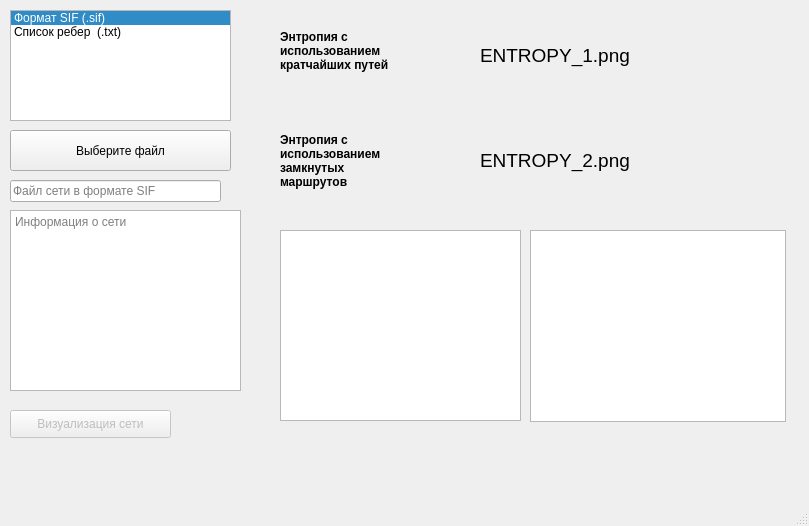
<?xml version="1.0" encoding="UTF-8"?>
<ui version="4.0">
 <class>MainWindow</class>
 <widget class="QMainWindow" name="MainWindow">
  <property name="enabled">
   <bool>true</bool>
  </property>
  <property name="geometry">
   <rect>
    <x>0</x>
    <y>0</y>
    <width>809</width>
    <height>526</height>
   </rect>
  </property>
  <property name="windowTitle">
   <string>MainWindow</string>
  </property>
  <widget class="QWidget" name="centralwidget">
   <widget class="QPushButton" name="uploadNetwork">
    <property name="geometry">
     <rect>
      <x>10</x>
      <y>130</y>
      <width>221</width>
      <height>41</height>
     </rect>
    </property>
    <property name="text">
     <string>Выберите файл</string>
    </property>
   </widget>
   <widget class="QListWidget" name="formatNet">
    <property name="geometry">
     <rect>
      <x>10</x>
      <y>10</y>
      <width>221</width>
      <height>111</height>
     </rect>
    </property>
    <property name="currentRow">
     <number>0</number>
    </property>
    <item>
     <property name="text">
      <string>Формат SIF (.sif)</string>
     </property>
    </item>
    <item>
     <property name="text">
      <string>Список ребер  (.txt)</string>
     </property>
    </item>
   </widget>
   <widget class="QLineEdit" name="fileName">
    <property name="geometry">
     <rect>
      <x>10</x>
      <y>180</y>
      <width>211</width>
      <height>22</height>
     </rect>
    </property>
    <property name="readOnly">
     <bool>true</bool>
    </property>
    <property name="placeholderText">
     <string>Файл сети в формате SIF</string>
    </property>
   </widget>
   <widget class="QPushButton" name="visualNetwork">
    <property name="enabled">
     <bool>false</bool>
    </property>
    <property name="geometry">
     <rect>
      <x>10</x>
      <y>410</y>
      <width>161</width>
      <height>28</height>
     </rect>
    </property>
    <property name="text">
     <string>Визуализация сети</string>
    </property>
   </widget>
   <widget class="QLabel" name="label">
    <property name="geometry">
     <rect>
      <x>280</x>
      <y>10</y>
      <width>121</width>
      <height>81</height>
     </rect>
    </property>
    <property name="font">
     <font>
      <weight>75</weight>
      <bold>true</bold>
     </font>
    </property>
    <property name="text">
     <string>Энтропия с использованием кратчайших путей</string>
    </property>
    <property name="wordWrap">
     <bool>true</bool>
    </property>
   </widget>
   <widget class="QLabel" name="label_2">
    <property name="geometry">
     <rect>
      <x>280</x>
      <y>110</y>
      <width>131</width>
      <height>101</height>
     </rect>
    </property>
    <property name="font">
     <font>
      <weight>75</weight>
      <bold>true</bold>
     </font>
    </property>
    <property name="text">
     <string>Энтропия с использованием замкнутых маршрутов</string>
    </property>
    <property name="wordWrap">
     <bool>true</bool>
    </property>
   </widget>
   <widget class="QTextBrowser" name="infoNetwork">
    <property name="geometry">
     <rect>
      <x>10</x>
      <y>210</y>
      <width>231</width>
      <height>181</height>
     </rect>
    </property>
    <property name="placeholderText">
     <string>Информация о сети</string>
    </property>
   </widget>
   <widget class="QLabel" name="label_3">
    <property name="geometry">
     <rect>
      <x>480</x>
      <y>30</y>
      <width>241</width>
      <height>51</height>
     </rect>
    </property>
    <property name="font">
     <font>
      <pointsize>14</pointsize>
     </font>
    </property>
    <property name="text">
     <string>ENTROPY_1.png</string>
    </property>
   </widget>
   <widget class="QLabel" name="label_4">
    <property name="geometry">
     <rect>
      <x>480</x>
      <y>140</y>
      <width>211</width>
      <height>41</height>
     </rect>
    </property>
    <property name="font">
     <font>
      <pointsize>14</pointsize>
     </font>
    </property>
    <property name="text">
     <string>ENTROPY_2.png</string>
    </property>
   </widget>
   <widget class="QTextBrowser" name="entropy_shortest">
    <property name="geometry">
     <rect>
      <x>280</x>
      <y>230</y>
      <width>241</width>
      <height>191</height>
     </rect>
    </property>
   </widget>
   <widget class="QTextBrowser" name="entropy_closed">
    <property name="geometry">
     <rect>
      <x>530</x>
      <y>230</y>
      <width>256</width>
      <height>192</height>
     </rect>
    </property>
   </widget>
  </widget>
  <widget class="QMenuBar" name="menubar">
   <property name="geometry">
    <rect>
     <x>0</x>
     <y>0</y>
     <width>809</width>
     <height>26</height>
    </rect>
   </property>
  </widget>
  <widget class="QStatusBar" name="statusbar"/>
 </widget>
 <resources/>
 <connections/>
</ui>
